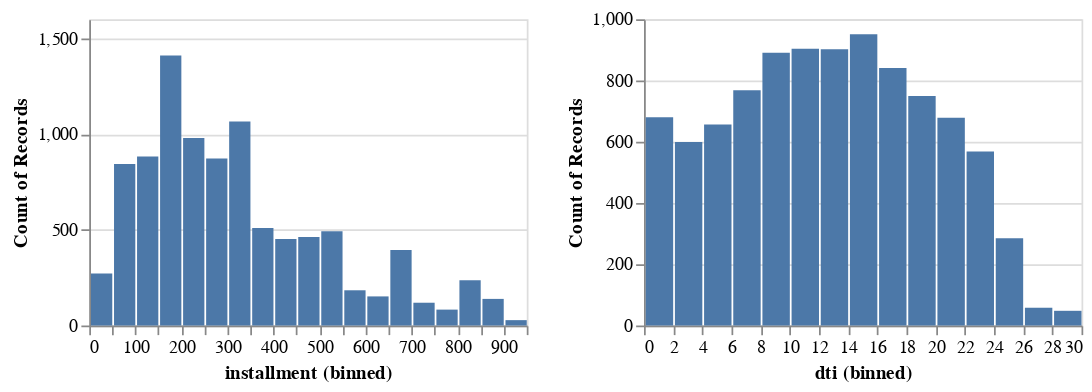

The notebook cell this image was saved under:
### Code cell
#Data distribution of selected loan features
numeric_cols_hists = alt.Chart(p2ploan_df).mark_bar().encode(
    alt.X(alt.repeat(), type='quantitative', bin=alt.Bin(maxbins=20)),  
    y='count()'
).properties(
    width=250,
    height=175
).repeat(
    ['installment', 'dti'],  
    columns=3
)

numeric_cols_hists

### Figure 1 — Vega specification as saved in the notebook (floating-point values rounded to 4 significant figures)
{"$schema": "https://vega.github.io/schema/vega/v5.json", "data": [{"name": "source_0"}, {"name": "data_0", "values": [{"__count": 749, "bin_maxbins_20_dti": 18.0, "bin_maxbins_20_dti_end": 20.0}, {"__count": 951, "bin_maxbins_20_dti": 14.0, "bin_maxbins_20_dti_end": 16.0}, {"__count": 904, "bin_maxbins_20_dti": 10.0, "bin_maxbins_20_dti_end": 12.0}, {"__count": 891, "bin_maxbins_20_dti": 8.0, "bin_maxbins_20_dti_end": 10.0}, {"__count": 841, "bin_maxbins_20_dti": 16.0, "bin_maxbins_20_dti_end": 18.0}, {"__count": 656, "bin_maxbins_20_dti": 4.0, "bin_maxbins_20_dti_end": 6.0}, {"__count": 568, "bin_maxbins_20_dti": 22.0, "bin_maxbins_20_dti_end": 24.0}, {"__count": 768, "bin_maxbins_20_dti": 6.0, "bin_maxbins_20_dti_end": 8.0}, {"__count": 902, "bin_maxbins_20_dti": 12.0, "bin_maxbins_20_dti_end": 14.0}, {"__count": 599, "bin_maxbins_20_dti": 2.0, "bin_maxbins_20_dti_end": 4.0}, {"__count": 680, "bin_maxbins_20_dti": 0.0, "bin_maxbins_20_dti_end": 2.0}, {"__count": 678, "bin_maxbins_20_dti": 20.0, "bin_maxbins_20_dti_end": 22.0}, {"__count": 285, "bin_maxbins_20_dti": 24.0, "bin_maxbins_20_dti_end": 26.0}, {"__count": 48, "bin_maxbins_20_dti": 28.0, "bin_maxbins_20_dti_end": 30.0}, {"__count": 58, "bin_maxbins_20_dti": 26.0, "bin_maxbins_20_dti_end": 28.0}]}, {"name": "data_1", "values": [{"__count": 236, "bin_maxbins_20_installment": 800.0, "bin_maxbins_20_installment_end": 850.0}, {"__count": 980, "bin_maxbins_20_installment": 200.0, "bin_maxbins_20_installment_end": 250.0}, {"__count": 510, "bin_maxbins_20_installment": 350.0, "bin_maxbins_20_installment_end": 400.0}, {"__count": 1410, "bin_maxbins_20_installment": 150.0, "bin_maxbins_20_installment_end": 200.0}, {"__count": 883, "bin_maxbins_20_installment": 100.0, "bin_maxbins_20_installment_end": 150.0}, {"__count": 844, "bin_maxbins_20_installment": 50.0, "bin_maxbins_20_installment_end": 100.0}, {"__count": 872, "bin_maxbins_20_installment": 250.0, "bin_maxbins_20_installment_end": 300.0}, {"__count": 1066, "bin_maxbins_20_installment": 300.0, "bin_maxbins_20_installment_end": 350.0}, {"__count": 462, "bin_maxbins_20_installment": 450.0, "bin_maxbins_20_installment_end": 500.0}, {"__count": 184, "bin_maxbins_20_installment": 550.0, "bin_maxbins_20_installment_end": 600.0}, {"__count": 272, "bin_maxbins_20_installment": 0.0, "bin_maxbins_20_installment_end": 50.0}, {"__count": 394, "bin_maxbins_20_installment": 650.0, "bin_maxbins_20_installment_end": 700.0}, {"__count": 452, "bin_maxbins_20_installment": 400.0, "bin_maxbins_20_installment_end": 450.0}, {"__count": 492, "bin_maxbins_20_installment": 500.0, "bin_maxbins_20_installment_end": 550.0}, {"__count": 152, "bin_maxbins_20_installment": 600.0, "bin_maxbins_20_installment_end": 650.0}, {"__count": 83, "bin_maxbins_20_installment": 750.0, "bin_maxbins_20_installment_end": 800.0}, {"__count": 139, "bin_maxbins_20_installment": 850.0, "bin_maxbins_20_installment_end": 900.0}, {"__count": 119, "bin_maxbins_20_installment": 700.0, "bin_maxbins_20_installment_end": 750.0}, {"__count": 28, "bin_maxbins_20_installment": 900.0, "bin_maxbins_20_installment_end": 950.0}]}, {"name": "data_1_child__installment_y_domain___count", "values": [{"min": 28, "max": 1410}]}, {"name": "data_0_child__dti_y_domain___count", "values": [{"min": 48, "max": 951}]}], "signals": [{"name": "child__dti_bin_maxbins_20_dti_bins", "value": {"fields": ["dti"], "fname": "bin_dti", "start": 0.0, "step": 2.0, "stop": 30.0}}, {"name": "child__installment_bin_maxbins_20_installment_bins", "value": {"fields": ["installment"], "fname": "bin_installment", "start": 0.0, "step": 50.0, "stop": 950.0}}, {"name": "childWidth", "value": 250}, {"name": "childHeight", "value": 175}], "marks": [{"type": "group", "name": "child__installment_group", "encode": {"update": {"height": {"signal": "childHeight"}, "width": {"signal": "childWidth"}}}, "marks": [{"type": "rect", "name": "child__installment_marks", "from": {"data": "data_1"}, "encode": {"update": {"x2": {"field": "bin_maxbins_20_installment", "scale": "child__installment_x", "offset": {"signal": "0.5 + (abs(scale(\"child__installment_x\", datum[\"bin_maxbins_20_installment_end\"]) - scale(\"child__installment_x\", datum[\"bin_maxbins_20_installment\"])) < 0.25 ? -0.5 * (0.25 - (abs(scale(\"child__installment_x\", datum[\"bin_maxbins_20_installment_end\"]) - scale(\"child__installment_x\", datum[\"bin_maxbins_20_installment\"])))) : 0.5)"}}, "x": {"field": "bin_maxbins_20_installment_end", "scale": "child__installment_x", "offset": {"signal": "0.5 + (abs(scale(\"child__installment_x\", datum[\"bin_maxbins_20_installment_end\"]) - scale(\"child__installment_x\", datum[\"bin_maxbins_20_installment\"])) < 0.25 ? 0.5 * (0.25 - (abs(scale(\"child__installment_x\", datum[\"bin_maxbins_20_installment_end\"]) - scale(\"child__installment_x\", datum[\"bin_maxbins_20_installment\"])))) : -0.5)"}}, "y": {"field": "__count", "scale": "child__installment_y"}, "y2": {"value": 0, "scale": "child__installment_y"}, "fill": {"value": "#4c78a8"}}}, "style": ["bar"]}], "axes": [{"scale": "child__installment_y", "zindex": 0, "domain": false, "aria": false, "labels": false, "minExtent": 0, "maxExtent": 0, "tickCount": {"signal": "ceil(childHeight/40)"}, "ticks": false, "gridScale": "child__installment_x", "orient": "left", "grid": true}, {"scale": "child__installment_x", "zindex": 0, "title": "installment (binned)", "grid": false, "labelOverlap": true, "orient": "bottom", "labelFlush": true, "tickCount": {"signal": "ceil(childWidth/10)"}}, {"scale": "child__installment_y", "tickCount": {"signal": "ceil(childHeight/40)"}, "zindex": 0, "orient": "left", "grid": false, "title": "Count of Records", "labelOverlap": true}], "style": "cell"}, {"type": "group", "name": "child__dti_group", "encode": {"update": {"width": {"signal": "childWidth"}, "height": {"signal": "childHeight"}}}, "marks": [{"type": "rect", "name": "child__dti_marks", "from": {"data": "data_0"}, "encode": {"update": {"fill": {"value": "#4c78a8"}, "x2": {"field": "bin_maxbins_20_dti", "scale": "child__dti_x", "offset": {"signal": "0.5 + (abs(scale(\"child__dti_x\", datum[\"bin_maxbins_20_dti_end\"]) - scale(\"child__dti_x\", datum[\"bin_maxbins_20_dti\"])) < 0.25 ? -0.5 * (0.25 - (abs(scale(\"child__dti_x\", datum[\"bin_maxbins_20_dti_end\"]) - scale(\"child__dti_x\", datum[\"bin_maxbins_20_dti\"])))) : 0.5)"}}, "x": {"field": "bin_maxbins_20_dti_end", "scale": "child__dti_x", "offset": {"signal": "0.5 + (abs(scale(\"child__dti_x\", datum[\"bin_maxbins_20_dti_end\"]) - scale(\"child__dti_x\", datum[\"bin_maxbins_20_dti\"])) < 0.25 ? 0.5 * (0.25 - (abs(scale(\"child__dti_x\", datum[\"bin_maxbins_20_dti_end\"]) - scale(\"child__dti_x\", datum[\"bin_maxbins_20_dti\"])))) : -0.5)"}}, "y": {"field": "__count", "scale": "child__dti_y"}, "y2": {"value": 0, "scale": "child__dti_y"}}}, "style": ["bar"]}], "axes": [{"scale": "child__dti_y", "tickCount": {"signal": "ceil(childHeight/40)"}, "domain": false, "ticks": false, "aria": false, "maxExtent": 0, "gridScale": "child__dti_x", "labels": false, "minExtent": 0, "orient": "left", "grid": true, "zindex": 0}, {"scale": "child__dti_x", "zindex": 0, "tickCount": {"signal": "ceil(childWidth/10)"}, "grid": false, "labelFlush": true, "orient": "bottom", "labelOverlap": true, "title": "dti (binned)"}, {"scale": "child__dti_y", "labelOverlap": true, "tickCount": {"signal": "ceil(childHeight/40)"}, "zindex": 0, "orient": "left", "title": "Count of Records", "grid": false}], "style": "cell"}], "scales": [{"name": "child__installment_x", "type": "linear", "domain": {"signal": "[child__installment_bin_maxbins_20_installment_bins.start, child__installment_bin_maxbins_20_installment_bins.stop]"}, "range": [0, {"signal": "childWidth"}], "bins": {"signal": "child__installment_bin_maxbins_20_installment_bins"}, "zero": false}, {"name": "child__installment_y", "type": "linear", "domain": [{"signal": "(data(\"data_1_child__installment_y_domain___count\")[0] || {}).min"}, {"signal": "(data(\"data_1_child__installment_y_domain___count\")[0] || {}).max"}], "range": [{"signal": "childHeight"}, 0], "zero": true, "nice": true}, {"name": "child__dti_x", "type": "linear", "domain": {"signal": "[child__dti_bin_maxbins_20_dti_bins.start, child__dti_bin_maxbins_20_dti_bins.stop]"}, "range": [0, {"signal": "childWidth"}], "bins": {"signal": "child__dti_bin_maxbins_20_dti_bins"}, "zero": false}, {"name": "child__dti_y", "type": "linear", "domain": [{"signal": "(data(\"data_0_child__dti_y_domain___count\")[0] || {}).min"}, {"signal": "(data(\"data_0_child__dti_y_domain___count\")[0] || {}).max"}], "range": [{"signal": "childHeight"}, 0], "nice": true, "zero": true}], "background": "white", "layout": {"padding": 20, "columns": 3, "bounds": "full", "align": "all"}, "padding": 5}
